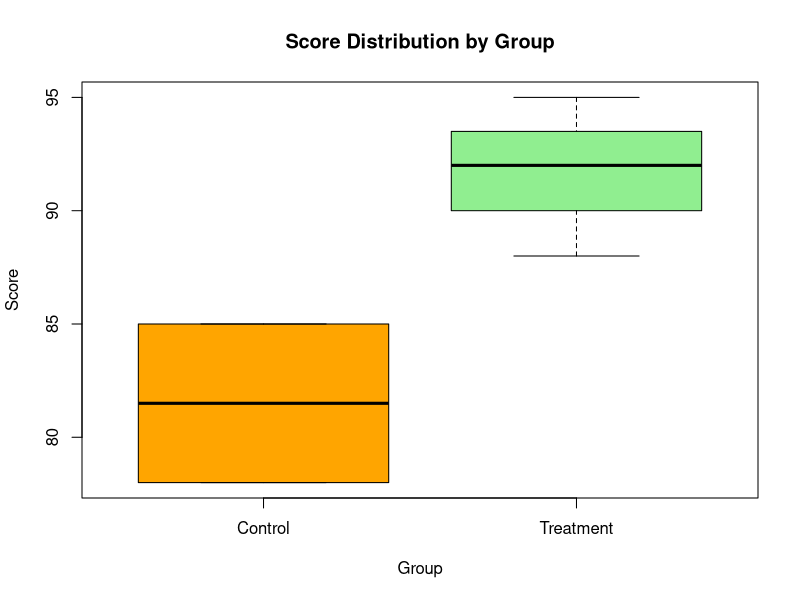

Source code (R):
df <- read.csv("r_task/sample_data.csv")

mean_score <- mean(df$Score)
print(paste("Mean score:", mean_score))
treatment_data <- subset(df, Group == "Treatment")
max_treatment_score <- max(treatment_data$Score)
print(paste("Max score in Treatment group:", max_treatment_score))

png("r_task/score_boxplot.png")
boxplot(Score ~ Group, data = df,
        main = "Score Distribution by Group",
        xlab = "Group",
        ylab = "Score",
        col = c("orange", "lightgreen"))

dev.off()